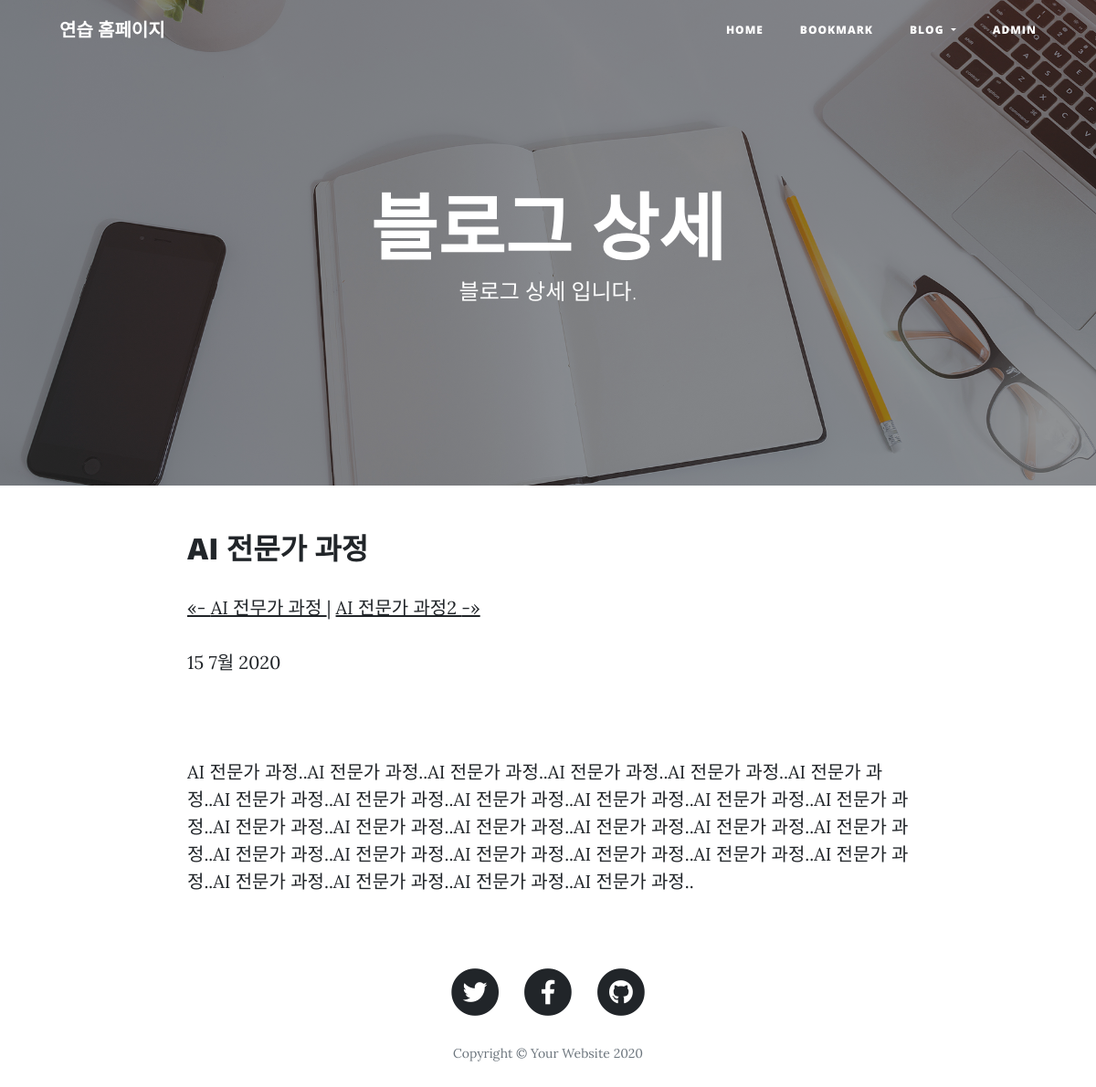
The app's page /blog/post/ai-전문가-과정/ with its own data.
### blog/models.py (models this page shows)
class Post(models.Model):
    title = models.CharField(verbose_name='TITLE', max_length=50)
    slug = models.SlugField('SLUG', unique=True, allow_unicode=True, help_text='one word for title for title alias.')
    description = models.CharField('DESCRIPTION', max_length=100, blank=True, help_text='simple description text.')
    content = models.TextField('CONTENT')
    create_dt = models.DateTimeField('CREATE DATE', auto_now_add=True)
    modify_dt = models.DateTimeField('MODIFY DATE', auto_now=True)
    class Meta:
        verbose_name = 'post'
        verbose_name_plural = 'posts'
        db_table = 'blog_posts'
        ordering = ('-modify_dt',)
    def __str__(self):
        return self.title
    def get_absolute_url(self):
        return reverse('blog:post_detail', args=(self.slug,))
    def get_previous(self):
        return self.get_previous_by_modify_dt()
    def get_next(self):
        return self.get_next_by_modify_dt()

### blog/templates/blog/post_detail.html (shortened to what this page needs)
{% extends 'base.html' %}
{% load static %}
{% block header %}
<header class="masthead" style="background-image: url({% static 'img/home-bg.jpg' %})">
    <div class="overlay"></div>
    <div class="container">
      <div class="row">
        <div class="col-lg-8 col-md-10 mx-auto">
          <div class="site-heading">
            <h1>블로그 상세</h1>
            <span class="subheading">블로그 상세 입니다.</span>
          </div>
        </div>
      </div>
    </div>
  </header>
{% endblock %}
{% block content %}
<div id="content">
    <div class="row">
      <div class="col-lg-8 col-md-10 mx-auto">
        <h2>{{ object.title }}</h2>
        <p>
            {% if object.get_previous %}
            <a href="{{ object.get_previous.get_absolute_url }}" title="View previous post">
                &laquo;- {{ object.get_previous }}
            </a>
            {% endif %}
            {% if object.get_next %}
            | <a href="{{ object.get_next.get_absolute_url }}" title="View next post">
            {{ object.get_next }} -&raquo;
        </a>
            {% endif %}
        </p>
        <p>{{ object.modify_dt|date:"j F Y" }}</p>
        <br>
        <div>
            {{ object.content|linebreaks }}
        </div>
      </div>
    </div>
</div>
{% endblock %}

### records on screen
Post: title "AI 전문가 과정", get_previous "AI 전무가 과정", get_next "AI 전문가 과정2", modify_dt "15 7월 2020", content "AI 전문가 과정..AI 전문가 과정..AI 전문가 과정..AI 전문가 과정..AI 전문가 과정..AI 전문가 과정..AI 전문가 과정..AI 전문가 과정..AI 전문가 과정..AI 전문가 과정..AI 전문가 과정..AI 전문가 과정..AI 전문가 과정..AI 전문가 과정..AI 전문가 과정..AI 전문가 과정..AI 전문가 과정..AI 전문가 과정..AI 전문가 과정..AI 전문가 과정..AI 전문가 과정..AI 전문가 과정..AI 전문가 과정..AI 전문가 과정..AI 전문가 과정..AI 전문가 과정..AI 전문가 과정..AI 전문가 과정.."
